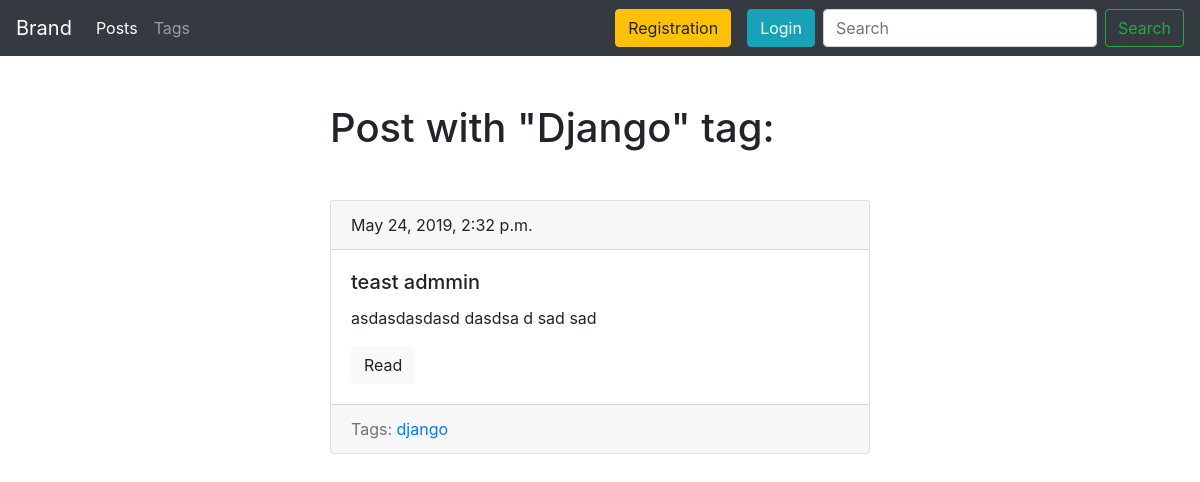
The app's page /blog/tags/django/ with its own data.
### blog/models.py (models this page shows, shortened)
class Tag(models.Model):
    id = models.AutoField(auto_created=True, primary_key=True, serialize=False, verbose_name='ID')
    title = models.CharField(max_length=50)
    slug = models.SlugField(max_length=50, unique=True)
    def get_absolute_url(self):
        return reverse("tag_detail_url", kwargs={"slug": self.slug})
    class Meta:
        ordering = ['title']

class Post(models.Model):
    id = models.AutoField(auto_created=True, primary_key=True, serialize=False, verbose_name='ID')
    title = models.CharField(max_length=50, db_index=True)
    slug = models.SlugField(max_length=50, blank=True, unique=True)
    body = models.TextField(blank=True, db_index=True)
    tags = models.ManyToManyField('Tag', blank=True, related_name='posts')
    date_pub = models.DateTimeField(auto_now_add=False)
    def get_absolute_url(self):
        return reverse("post_detail_url", kwargs={"slug": self.slug})
    class Meta:
        ordering = ['-date_pub']

### blog/views.py (the view)
# urls.py: path('tags/<str:slug>/', TagDetails.as_view(), name='tag_detail_url'),
class TagDetails(ObjectDetailMixin, View):
    model = Tag
    template = 'blog/tag_detail.html'

### blog/utils.py (called while the page is built)
    def get(self, request, slug):
        obj = get_object_or_404(self.model, slug__iexact=slug)
        return render(request, self.template,
                      context={self.model.__name__.lower(): obj, 'admin_object': obj, 'detail': True})

### blog/templates/blog/tag_detail.html (shortened to what this page needs)
{% extends 'blog/base_blog.html' %}
{% block content %}
    <h1 class="mb-5">Post with "{{ tag.title|title }}" tag:</h1>
    {% for post in tag.posts.all %}
        {% include 'blog/includes/post_cart_template.html' %}
    {% endfor %}
{% endblock content %}

### blog/templates/blog/includes/post_cart_template.html
<div class="card mb-4">
    <div class="card-header">
        {{ post.date_pub }}
    </div>
    <div class="card-body">
        <h5 class="card-title">{{ post.title }}</h5>
        <p class="card-text">{{ post.body|truncatewords:15 }}</p>
        <a href="{{ post.get_absolute_url }}" class="btn btn-light">Read</a>
    </div>
    <div class="card-footer text-muted">
        Tags:
        {% for tag in post.tags.all %}
            <a href="{{tag.get_absolute_url}}">{{tag.title}}</a>
        {% endfor %}
    </div>
</div>

### records on screen
Tag: title "Django", title "django"
Post: date_pub "May 24, 2019, 2:32 p.m.", title "teast admmin", body "asdasdasdasd dasdsa d sad sad"
